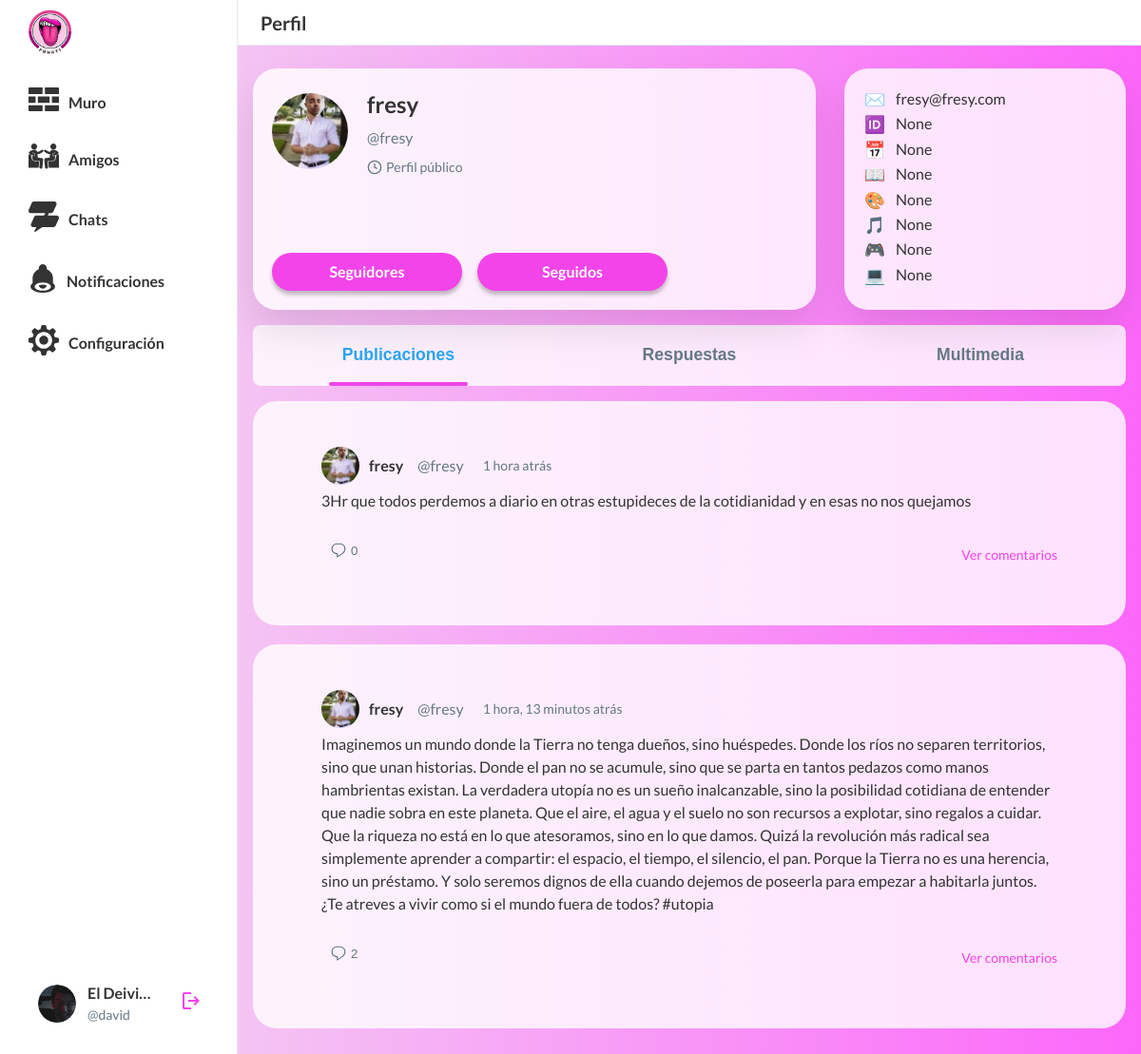
Screenshot of /profile/4/ (signed in) with the database file from the repository.
### funATIAPP/models.py (models this page shows, shortened)
class Profile(models.Model):
    user = models.OneToOneField(User, on_delete=models.CASCADE, related_name='profile')
    avatar = models.ImageField(upload_to='avatars/', blank=True, null=True)
    biography = models.TextField(blank=True, null=True)
    birth_date = models.DateField(blank=True, null=True)
    favorite_color = models.CharField(max_length=50, blank=True, null=True)
    favorite_games = models.CharField(max_length=200, blank=True, null=True)
    national_id = models.CharField(max_length=20, blank=True, null=True)
    favorite_books = models.CharField(max_length=200, blank=True, null=True)
    favorite_music = models.CharField(max_length=200, blank=True, null=True)
    programming_languages = models.CharField(max_length=200, blank=True, null=True)
    friends = models.ManyToManyField('self', symmetrical=True, blank=True)
    following = models.ManyToManyField('self', symmetrical=False, blank=True, related_name='followers')

class Publication(models.Model):
    profile = models.ForeignKey(Profile, on_delete=models.CASCADE, related_name='publications')
    content = models.TextField()
    media = models.FileField(upload_to='media/', blank=True, null=True)
    created_at = models.DateTimeField(auto_now_add=True)

### funATIAPP/views.py (the view)
# urls.py: path('profile/<int:profile_id>/', views.profile_detail_view, name='profile_detail'),
@login_required
def profile_detail_view(request, profile_id):
    try:
        profile = Profile.objects.get(id=profile_id)
    except Profile.DoesNotExist:
        return redirect('funATIAPP:profile')
    can_view = can_view_publications(request.user, profile)
    if can_view:
        publications = profile.publications.order_by('-created_at')
    else:
        publications = []
    profile_settings = UserSettings.get_user_settings(profile.user)
    is_own_profile = request.user.is_authenticated and request.user == profile.user
    context = {
        'profile': profile,
        'publications': publications,
        'can_view_publications': can_view,
        'profile_privacy': profile_settings.privacy,
        'is_own_profile': is_own_profile
    }
    return render(request, 'perfil-main.html', context)

### funATIAPP/context_processors.py (called while the page is built)
def user_settings(request):
    if request.user.is_authenticated:
        settings = UserSettings.get_user_settings(request.user)
        return {
            'user_settings': settings
        }
    return {
        'user_settings': None
    }

### funATIAPP/models.py (called while the page is built)
    @classmethod
    def get_user_settings(cls, user):
        settings, created = cls.objects.get_or_create(user=user)
        return settings

### funATIAPP/views.py (called while the page is built)
def can_view_publications(viewer_user, profile_owner):
    if viewer_user and viewer_user.is_authenticated and viewer_user == profile_owner.user:
        return True
    owner_settings = UserSettings.get_user_settings(profile_owner.user)
    if owner_settings.privacy == 'publico':
        return True
    if owner_settings.privacy == 'privado':
        if not viewer_user or not viewer_user.is_authenticated:
            return False
        return profile_owner in viewer_user.profile.friends.all()
    return False

### funATIAPP/templates/perfil-main.html (shortened to what this page needs)
{% extends 'base.html' %}
{% load static %}
{% load i18n %}
{% block page_title %}{% trans "Perfil" %}{% endblock %}
{% block content %}
<div class="profile-header">
    <div class="profile-main container">
        <div class="profile-heading">
            <div class="profile-image">
                {% if profile.avatar %}
                    <img src="{{ profile.avatar.url }}" alt="Avatar" class="avatar-img" />
                {% else %}
                    <img src="{% static 'assets/user-placeholder.png' %}" alt="Avatar" class="avatar-img" />
                {% endif %}
            </div>
            <div class="profile-identity">
                <h1 class="profile-name">{{ profile.user.username }}</h1>
                <span class="profile-username">@{{ profile.user.username }}</span>
                {% if not is_own_profile %}
                    <div class="privacy-indicator" style="margin-top: 8px;">
                        {% if profile_privacy == 'publico' %}
                            <span style="display: inline-flex; align-items: center; gap: 4px; font-size: 14px; color: var(--text-secondary);">
                                <svg width="16" height="16" viewBox="0 0 24 24" fill="none" stroke="currentColor" stroke-width="2">
                                    <circle cx="12" cy="12" r="10"></circle>
                                    <path d="M12 6v6l4 2"></path>
                                </svg>
                                {% trans "Perfil público" %}
                            </span>
                        {% endif %}
                    </div>
                {% endif %}
            </div>
        </div>
        <div class="seguidos">
            <a href="{% url 'funATIAPP:followers_profile' profile.id %}" class="edit-profile">{% trans "Seguidores" %}</a>
            <a href="{% url 'funATIAPP:follows_profile' profile.id %}" class="edit-profile">{% trans "Seguidos" %}</a>
        </div>
    </div>
    <div class="profile-details container">
        <div class="detail-section">
            <div class="detail-item"><span class="detail-icon">✉️</span><span class="detail-text">{{ profile.user.email }}</span></div>
            <div class="detail-item"><span class="detail-icon">🆔</span><span class="detail-text">{{ profile.national_id }}</span></div>
            <div class="detail-item"><span class="detail-icon">📅</span><span class="detail-text">{{ profile.birth_date }}</span></div>
        </div>
        <div class="detail-section">
            <div class="detail-item"><span class="detail-icon">📖</span><span class="detail-text">{{ profile.favorite_books }}</span></div>
            <div class="detail-item"><span class="detail-icon">🎨</span><span class="detail-text">{{ profile.favorite_color }}</span></div>
            <div class="detail-item"><span class="detail-icon">🎵</span><span class="detail-text">{{ profile.favorite_music }}</span></div>
            <div class="detail-item"><span class="detail-icon">🎮</span><span class="detail-text">{{ profile.favorite_games }}</span></div>
            <div class="detail-item"><span class="detail-icon">💻</span><span class="detail-text">{{ profile.programming_languages }}</span></div>
        </div>
    </div>
</div>
<div class="profile-nav">
    <button class="profile-nav-btn active">{% trans "Publicaciones" %}</button>
    <button class="profile-nav-btn">{% trans "Respuestas" %}</button>
    <button class="profile-nav-btn">{% trans "Multimedia" %}</button>
</div>
<div class="publications">
    {% for publication in publications %}
    <a href="{% url 'funATIAPP:publication_detail' publication.id %}" class="post-link">
    <div class="post">
        <div class="post-header">
            {% if publication.profile.avatar %}
                <img src="{{ publication.profile.avatar.url }}" alt="{{ publication.profile.user.username }}" class="post-avatar" />
            {% else %}
                <img src="{% static 'assets/user-placeholder.png' %}" alt="{{ publication.profile.user.username }}" class="post-avatar" />
            {% endif %}
            <span class="post-username">{{ publication.profile.user.get_full_name|default:publication.profile.user.username }}</span>
            <span class="post-handle">@{{ publication.profile.user.username }}</span>
            <span class="post-time">{{ publication.created_at|timesince }} {% trans "atrás" %}</span>
        </div>
        <div class="post-content">{{ publication.content }}</div>
        <div class="post-actions">
            <button class="post-action">
                <span>{{ publication.comments.count }}</span>
              </button>
            <span class="ver-comentarios">{% trans "Ver comentarios" %}</span>
        </div>
    </div>
    </a>
    {% endfor %}
</div>
{% endblock %}

### funATIAPP/templates/menu-main.html (shortened to what this page needs)
{% load static %}
{% load i18n %}
<nav class="sidebar">
      <div class="sidebar-logo">
        <a href="{% url 'funATIAPP:muro' %}">
          <img src="{% static 'assets/logo.png' %}" alt="FunATI" width="45px" height="auto">
        </a>
      </div>
      <div class="sidebar-nav">
        <a href="{% url 'funATIAPP:muro' %}" class="menu-item {% if request.resolver_match.url_name == 'muro' or request.resolver_match.url_name == 'app' %}active{% endif %}">
          <span class="icon-sidebar">
          </span>
          <span>{% trans "Muro" %}</span>
        </a>
        <a href="{% url 'funATIAPP:friends' %}" class="menu-item {% if request.resolver_match.url_name == 'friends' %}active{% endif %}">
                     <span class="icon-sidebar">
           </span>
          <span>{% trans "Amigos" %}</span>
        </a>
        <a href="{% url 'funATIAPP:chats' %}" class="menu-item {% if request.resolver_match.url_name == 'chats' or request.resolver_match.url_name == 'chat_room' %}active{% endif %}">
                     <span class="icon-sidebar">
           </span>
          <span>{% trans "Chats" %}</span>
        </a>
        <a href="{% url 'funATIAPP:notifications' %}" class="menu-item {% if request.resolver_match.url_name == 'notifications' %}active{% endif %}">
                     <span class="icon-sidebar">
           </span>
          <span>{% trans "Notificaciones" %}</span>
        </a>
        <a href="{% url 'funATIAPP:settings' %}" class="menu-item {% if request.resolver_match.url_name == 'settings' or request.resolver_match.url_name == 'edit_profile' %}active{% endif %}">
                     <span class="icon-sidebar">
           </span>
          <span>{% trans "Configuración" %}</span>
        </a>
      </div>
      <div class="sidebar-footer">
        {% if user.is_authenticated %}
        <a href="{% url 'funATIAPP:profile' %}" class="profile-btn">
          <span class="sidebar-avatar">
            {% if user.profile.avatar %}
              <img src="{{ user.profile.avatar.url }}" alt="{% trans 'Avatar' %}" class="sidebar-avatar-img" />
            {% else %}
              <img src="{% static 'assets/user-placeholder.png' %}" alt="{% trans 'Avatar' %}" class="sidebar-avatar-img" />
            {% endif %}
          </span>
          <span class="user-info user-info2">
            <span class="user-name">
              {% if user.first_name or user.last_name %}
                {{ user.first_name }} {{ user.last_name }}
              {% else %}
                {{ user.username }}
              {% endif %}
            </span>
            <span class="user-username">@{{ user.username }}</span>
          </span>
        </a>
        {% endif %}
        <a href="{% url 'funATIAPP:logout' %}" class="logout-btn" title="{% trans 'Cerrar sesión' %}">
          <span>
            <svg
              xmlns="http://www.w3.org/2000/svg"
              height="24px"
              viewBox="0 -960 960 960"
              width="24px"
              fill="#F344EA"
            >
              <path
                d="M200-120q-33 0-56.5-23.5T120-200v-560q0-33 23.5-56.5T200-840h280v80H200v560h280v80H200Zm440-160-55-58 102-102H360v-80h327L585-622l55-58 200 200-200 200Z"
              />
            </svg>
          </span>
        </a>
    </div>
</nav>

### funATIAPP/templates/menu-main.html (style rules this page uses)
.sidebar-avatar-img { width: 40px; height: 40px; border-radius: 50%; object-fit: cover; }
.sidebar-avatar { display: flex; align-items: center; justify-content: center; width: 40px; height: 40px; border-radius: 50%; background-color: #e1e8ed; overflow: hidden; }
.sidebar .sidebar-nav .menu-item { color: var(--text-primary) !important; }
.logout-btn { display: flex; align-items: center; justify-content: center; width: 40px; height: 40px; border-radius: 50%; text-decoration: none; background: none; border: none; cursor: pointer; transition: background-color 0.2s ease; }

### rows the page displays
Profile: avatar (picture), user.username "fresy", user.email "fresy@fresy.com", national_id "None", birth_date "None", favorite_books "None", favorite_color "None", favorite_music "None", favorite_games "None", programming_languages "None"
Publication: profile.avatar (picture), profile.user.get_full_name "fresy", profile.user.username "fresy", created_at "1 hora", content "3Hr que todos perdemos a diario en otras estupideces de la cotidianidad y en esas no nos quejamos", comments.count "0"
Publication: profile.avatar (picture), profile.user.get_full_name "fresy", profile.user.username "fresy", created_at "1 hora, 13 minutos", content "Imaginemos un mundo donde la Tierra no tenga dueños, sino huéspedes. Donde los ríos no separen territorios, sino que unan historias. Donde el pan no se acumule, sino que se parta en tantos pedazos como manos hambrientas existan. La verdadera utopía no es un sueño inalcanzable, sino la posibilidad cotidiana de entender que nadie sobra en este planeta. Que el aire, el agua y el suelo no son recursos a explotar, sino regalos a cuidar. Que la riqueza no está en lo que atesoramos, sino en lo que damos. Quizá la revolución más radical sea simplemente aprender a compartir: el espacio, el tiempo, el silencio, el pan. Porque la Tierra no es una herencia, sino un préstamo. Y solo seremos dignos de…", comments.count "2"

### other values shown
{{ user.first_name }} "El Deivi…"
{{ user.username }} "david"
